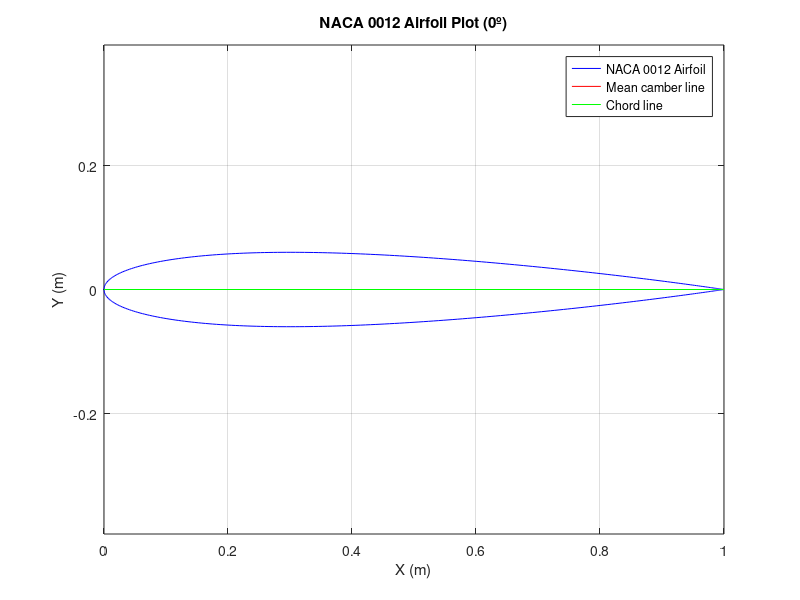

Source code (MATLAB):
%% NACA Airfoil Generator
% This function generates a set of points containing the coordinates of a
% NACA airfoil from the 4 Digit Series, 5 Digit Series and 6 Series given
% its number and, as additional features, the chordt, the number of points
% to be calculated, spacing type (between linear and cosine spacing),
% opened or closed trailing edge and the angle of attack of the airfoil.
% It also plots the airfoil for further comprovation if it is the required
% one by the user.
%
% INPUT DATA
%   n --> NACA number (4, 5 or 6 digits)
%
% OPTIONAL INPUT DATA
%   alpha --> Angle of attack (º) (0º default)
%   c --> Chord of airfoil (m) (1 m default)
%   s --> Number of points of airfoil (1000 default)
%   cs --> Linear or cosine spacing (0 or 1 respectively) (1 default)
%    --> Opened or closed trailing edge (0 or 1 respectively) (0 default)
%
% OUTPUT DATA
%   x_e --> Extrados x coordinate of airfoil vector (m)
%   x_i --> Intrados x coordinate of airfoil vector (m)
%   y_e --> Extrados y coordinate of airfoil vector (m)
%   y_i --> Intrados y coordinate of airfoil vector (m)
n=0012
cte=1
s=201
%----------------------- COMPROVATION OF AIRFOIL SERIES -------------------
if floor(n/1e7)==0
    if floor(n/1e6)==0
        if floor(n/1e5)==0
            if floor(n/1e4)==0
                nc=4;   % NACA 4 digit series
            else
                nc=5;   % NACA 5 digit series
            end
        else
            nc=6;   % NACA 6 digit series
        end
    else
        nc=7;   % NACA 7 digit series
    end
else
    nc=8;   % NACA 8 digit series
end
%----------------------- PREVIOUS CALCULATIONS ----------------------------
if ~exist('c','var')
    c=1;    % Default chord value (m)
end
if ~exist('s','var')
    s=1000; % Default number of points value
end
if exist('cs','var')
    if cs==0
        x=linspace(0,1,s);  % X coordinate of airfoil (linear spacing)
    else
        beta=linspace(0,pi,s);  % Angle for cosine spacing
        x=(1-cos(beta))/2;  % X coordinate of airfoil (cosine spacing)
    end
else
    beta=linspace(0,pi,s);  % Angle for cosine spacing
    x=(1-cos(beta))/2;  % X coordinate of airfoil (cosine spacing)
end
if ~exist('alpha','var')
    alpha=0;    % Default angle of attack
end
t=rem(n,100)/100;   % Maximum thickness as fraction of chord (two last digits)
sym=0;  % Symetric airfoil variable
alpha=alpha/180*pi; % Conversion of angle of attack from degrees to radians
%----------------------- VARIABLE PRELOCATION -----------------------------
y_c=zeros(1,s); % Mean camber vector prelocation
dyc_dx=zeros(1,s);  % Mean camber fisrt derivative vector prelocation
%----------------------- THICKNESS CALCULATION ----------------------------
if exist('cte','var')
    if cte==1
        y_t=t/0.2*(0.2969*sqrt(x)-0.126*x-0.3516*x.^2+0.2843*x.^3-0.1036*x.^4); % Thickness y coordinate with closed trailing edge
    else
        y_t=t/0.2*(0.2969*sqrt(x)-0.126*x-0.3516*x.^2+0.2843*x.^3-0.1015*x.^4); % Thickness y coordinate with opened trailing edge
    end
else
    y_t=t/0.2*(0.2969*sqrt(x)-0.126*x-0.3516*x.^2+0.2843*x.^3-0.1015*x.^4); % Thickness y coordinate with opened trailing edge
end
if nc==4
%----------------------- MEAN CAMBER 4 DIGIT SERIES CALCULATION -----------
    %----------------------- CONSTANTS ------------------------------------
    m=floor(n/1000)/100;    % Maximum camber (1st digit)
    p=rem(floor(n/100),10)/10;  % Location of maximum camber (2nd digit)
    if m==0
        if p==0
            sym=1;  % Comprovation of symetric airfoil with two 0
        else
            sym=2;  % Comprovation of symetric airfoil with one 0
        end
    end
    %----------------------- CAMBER ---------------------------------------
    for i=1:1:s
        if x(i)<p
            y_c(i)=m*x(i)/p^2*(2*p-x(i))+(1/2-x(i))*sin(alpha);	% Mean camber y coordinate
            dyc_dx(i)=2*m/p^2*(p-x(i))/cos(alpha)-tan(alpha);	% Mean camber first derivative
        else
            y_c(i)=m*(1-x(i))/(1-p)^2*(1+x(i)-2*p)+(1/2-x(i))*sin(alpha);	% Mean camber y coordinate
            dyc_dx(i)=2*m/(1-p)^2*(p-x(i))/cos(alpha)-tan(alpha);	% Mean camber first derivative
        end
    end
elseif nc==5
%----------------------- MEAN CAMBER 5 DIGIT SERIES CALCULATION -----------
    %----------------------- CONSTANTS ------------------------------------
    p=rem(floor(n/1000),10)/20;  % Location of maximum camber (2nd digit)
    rn=rem(floor(n/100),10);    % Type of camber (3rd digit)
    if rn==0
    %----------------------- STANDARD CAMBER ------------------------------
        %----------------------- CONSTANTS --------------------------------
        r=3.33333333333212*p^3+0.700000000000909*p^2+1.19666666666638*p-0.00399999999996247;    % R constant calculation by interpolation
        k1=1514933.33335235*p^4-1087744.00001147*p^3+286455.266669048*p^2-32968.4700001967*p+1420.18500000524;  % K1 constant calculation by interpolation
        %----------------------- CAMBER -----------------------------------
        for i=1:1:s
            if x(i)<r
                y_c(i)=k1/6*(x(i)^3-3*r*x(i)^2+r^2*(3-r)*x(i))+(1/2-x(i))*sin(alpha); % Mean camber y coordinate
                dyc_dx(i)=k1/6*(3*x(i)^2-6*r*x(i)+r^2*(3-r))/cos(alpha)-tan(alpha); % Mean camber first derivative
            else
                y_c(i)=k1*r^3/6*(1-x(i))+(1/2-x(i))*sin(alpha);   % Mean camber y coordinate
                dyc_dx(i)=-k1*r^3/(6*cos(alpha))-tan(alpha);    % Mean camber first derivative
            end
        end
    elseif rn==1
    %----------------------- REFLEXED CAMBER ------------------------------
        %----------------------- CONSTANTS --------------------------------
        r=10.6666666666861*p^3-2.00000000001601*p^2+1.73333333333684*p-0.0340000000002413;  % R constant calculation by interponation
        k1=-27973.3333333385*p^3+17972.8000000027*p^2-3888.40666666711*p+289.076000000022;  % K1 constant calculation by interpolation
        k2_k1=85.5279999999984*p^3-34.9828000000004*p^2+4.80324000000028*p-0.21526000000003;    % K1/K2 constant calculation by interpolation
        %----------------------- CAMBER -----------------------------------
        for i=1:1:s
            if x(i)<r
                y_c(i)=k1/6*((x(i)-r)^3-k2_k1*(1-r)^3*x(i)-r^3*x(i)+r^3)+(1/2-x(i))*sin(alpha);   % Mean camber y coordinate
                dyc_dx(i)=k1/6*(3*(x(i)-r)^2-k2_k1*(1-r)^3-r^3)/cos(alpha)-tan(alpha);    % Mean camber first derivative
            else
                y_c(i)=k1/6*(k2_k1*(x(i)-r)^3-k2_k1*(1-r)^3*x(i)-r^3*x(i)+r^3)+(1/2-x(i))*sin(alpha); % Mean camber y coordinate
                dyc_dx(i)=k1/6*(3*k2_k1*(x(i)-r)^2-k2_k1*(1-r)^3-r^3)/cos(alpha)-tan(alpha);  % Mean camber first derivative
            end
        end
    else
        error('Incorrect NACA number. Third digit must be either 0 or 1');  % Error in standard/reflexed camber digit
    end
elseif nc==6
%----------------------- MEAN CAMBER 6 DIGIT SERIES CALCULATION -----------
    %----------------------- CONSTANTS ------------------------------------
    ser=floor(n/100000);    % Number of series (1st digit)
    a=rem(floor(n/10000),10)/10;  % Chordwise position of minimum pressure (2nd digit)
    c_li=rem(floor(n/100),10)/10;  % Design lift coefficient (4th digit)
    g=-1/(1-a)*(a^2*(1/2*log(a)-1/4)+1/4);  % G constant calculation
    h=1/(1-a)*(1/2*(1-a)^2*log(1-a)-1/4*(1-a)^2)+g; % H constant calculation
    if ser==6
    %----------------------- CAMBER ---------------------------------------
        y_c=c_li/(2*pi*(a+1))*(1/(1-a)*(1/2*(a-x).^2.*log(abs(a-x))-1/2*(1-x).^2.*log(1-x)+1/4*(1-x).^2-1/4*(a-x).^2)-x.*log(x)+g-h*x)+(1/2-x)*sin(alpha); % Mean camber y coordinate
        dyc_dx=-(c_li*(h+log(x)-(x/2-a/2+(log(1-x).*(2*x-2))/2+(log(abs(a-x)).*(2*a-2*x))/2+(sign(a-x).*(a-x).^2)./(2*abs(a-x)))/(a-1)+1))/(2*pi*(a+1)*cos(alpha))-tan(alpha);    % Mean camber first derivative
    else
        error('NACA 6 Series must begin with 6');   % Error in 1st digit NACA 6 Series
    end
else
    error(['NACA ' num2str(nc) ' Series has not been yet implemented']);    % Error of non-implemented NACA Series
end
%----------------------- FINAL CALCULATIONS -------------------------------
theta=atan(dyc_dx); % Angle for modifying x coordinate
x=1/2-(1/2-x)*cos(alpha);   % X coordinate rotation
%----------------------- COORDINATE ASSIGNATION ---------------------------
x_e=(x-y_t.*sin(theta))*c;  % X extrados coordinate
x_i=(x+y_t.*sin(theta))*c;  % X intrados coordinate
y_e=(y_c+y_t.*cos(theta))*c;    % Y extrados coordinate
y_i=(y_c-y_t.*cos(theta))*c;    % Y intrados coordinate
%----------------------- NACA PLOT ----------------------------------------
ep=plot(x_e,y_e,'b');  % Extrados plot
hold;   % Hold current plot without erasing it
plot(x_i,y_i,'b');  % Intrados plot
mclp=plot(x,y_c,'r');    % Mean camber line plot
clp=plot([c/2*(1-cos(alpha)),c/2*(1+cos(alpha))],[c/2*sin(alpha),-c/2*sin(alpha)],'g');  % Chord line plot
grid;   % Grid visualization
axis('equal');  % Equal axis for improved NACA airfoil visualization
if sym==1
    title(['NACA 00' num2str(n) ' Airfoil Plot (' num2str(alpha/pi*180) 'º)']); % Plot title for two 0 symetric airfoil
    legend([ep,mclp,clp],['NACA 00' num2str(n) ' Airfoil'],'Mean camber line','Chord line');   % Legend for two 0 symetric airfoil
elseif sym==2
    title(['NACA 0' num2str(n) ' Airfoil Plot (' num2str(alpha/pi*180) 'º)']); % Plot title for one 0 symetric airfoil
    legend([ep,mclp,clp],['NACA 0' num2str(n) ' Airfoil'],'Mean camber line','Chord line');   % Legend for one 0 symetric airfoil
else
    title(['NACA ' num2str(n) ' Airfoil Plot (' num2str(alpha/pi*180) 'º)']); % Plot title for asymetric airfoil
    legend([ep,mclp,clp],['NACA ' num2str(n) ' Airfoil'],'Mean camber line','Chord line');   % Legend for asymetric airfoil
end
xlabel('X (m)');    % Label of x axis
ylabel('Y (m)');    % Label of y axis
Ym=transpose(y_i)
xm=transpose(x_i)
yim=transpose(y_e)
xlswrite('O2.xls',Ym)
xlswrite('O1.xls',xm)
xlswrite('O3.xls',yim)
